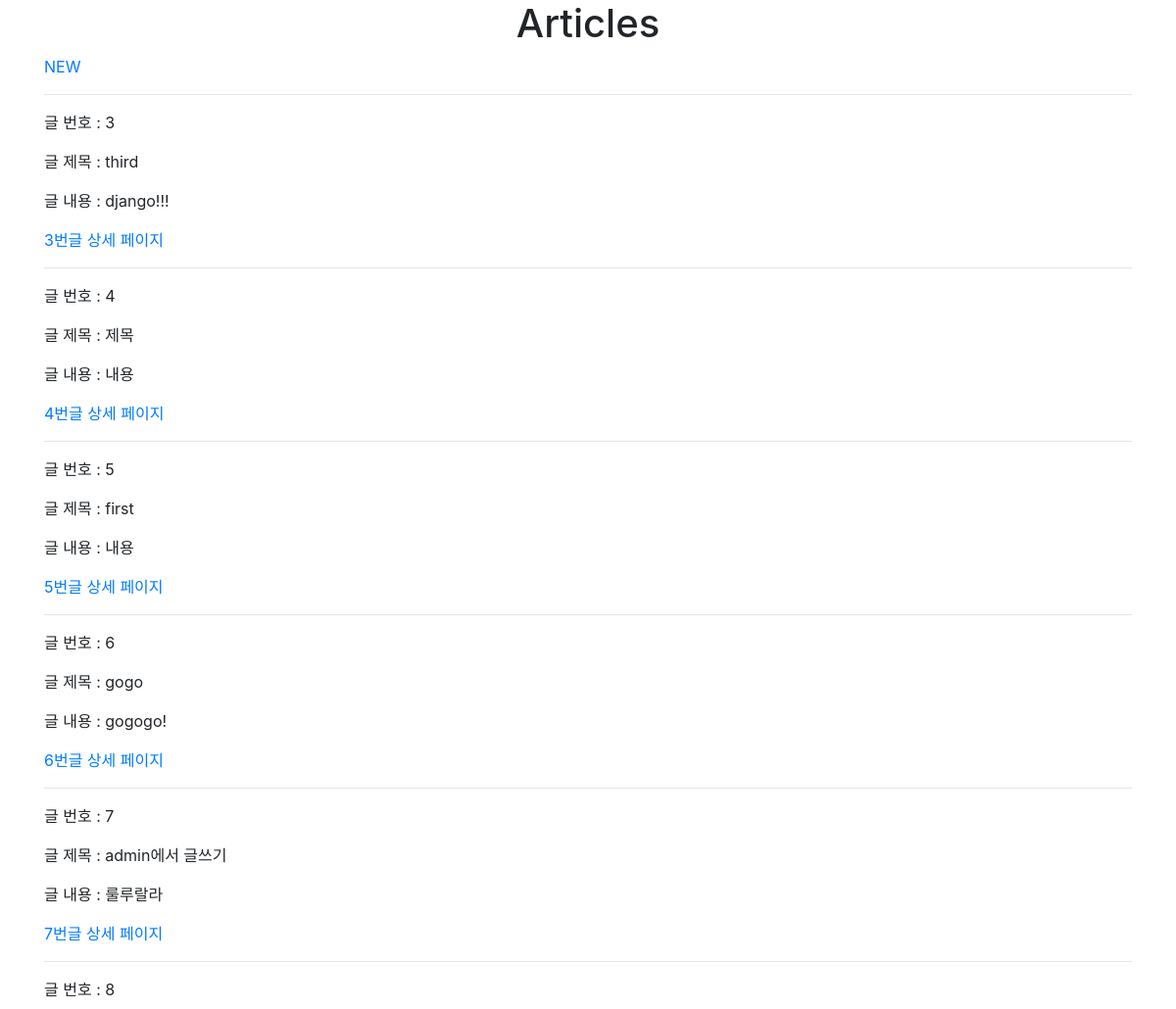
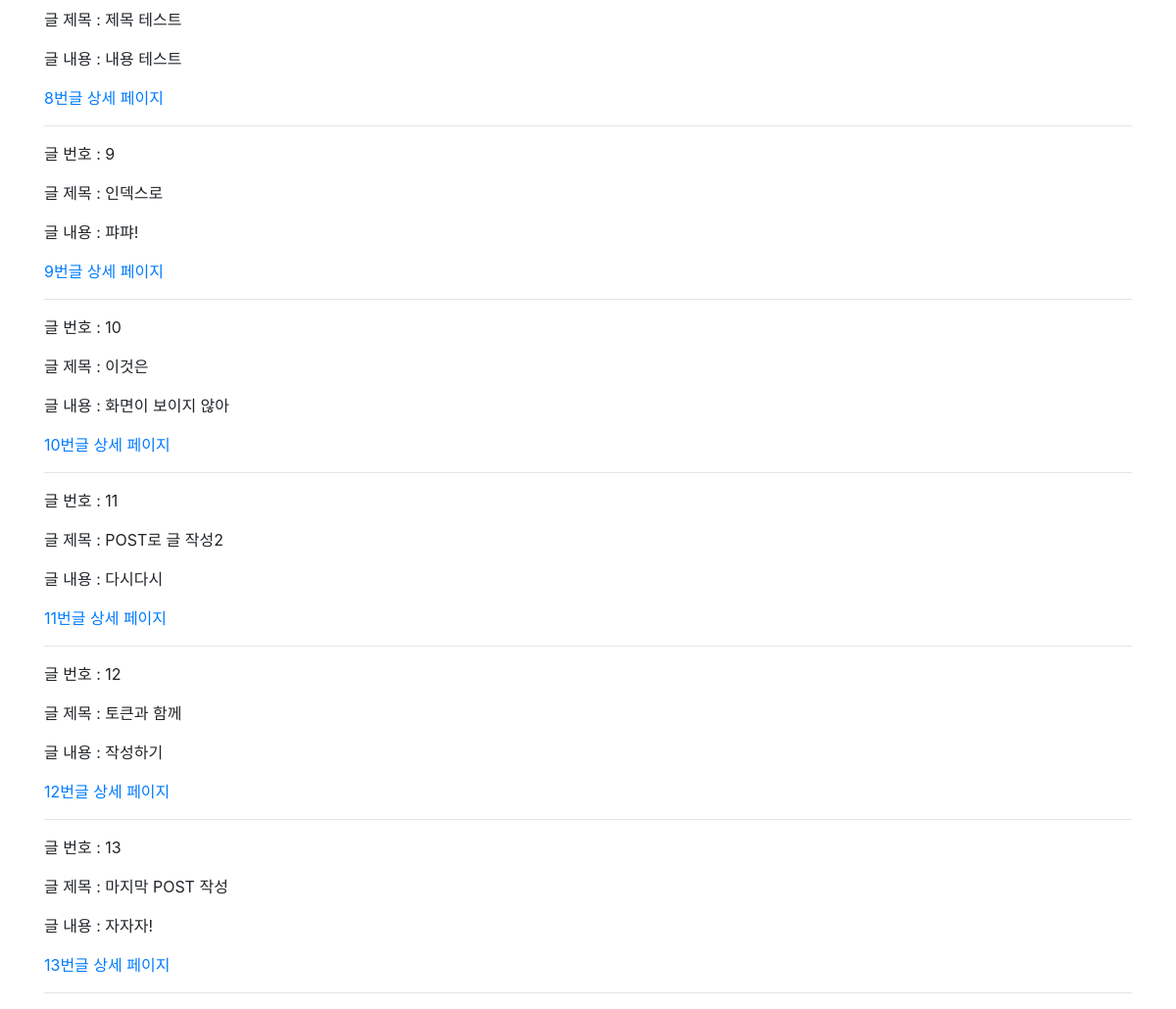
The page /articles/ on the database as committed earlier (2 pictures, top to bottom).
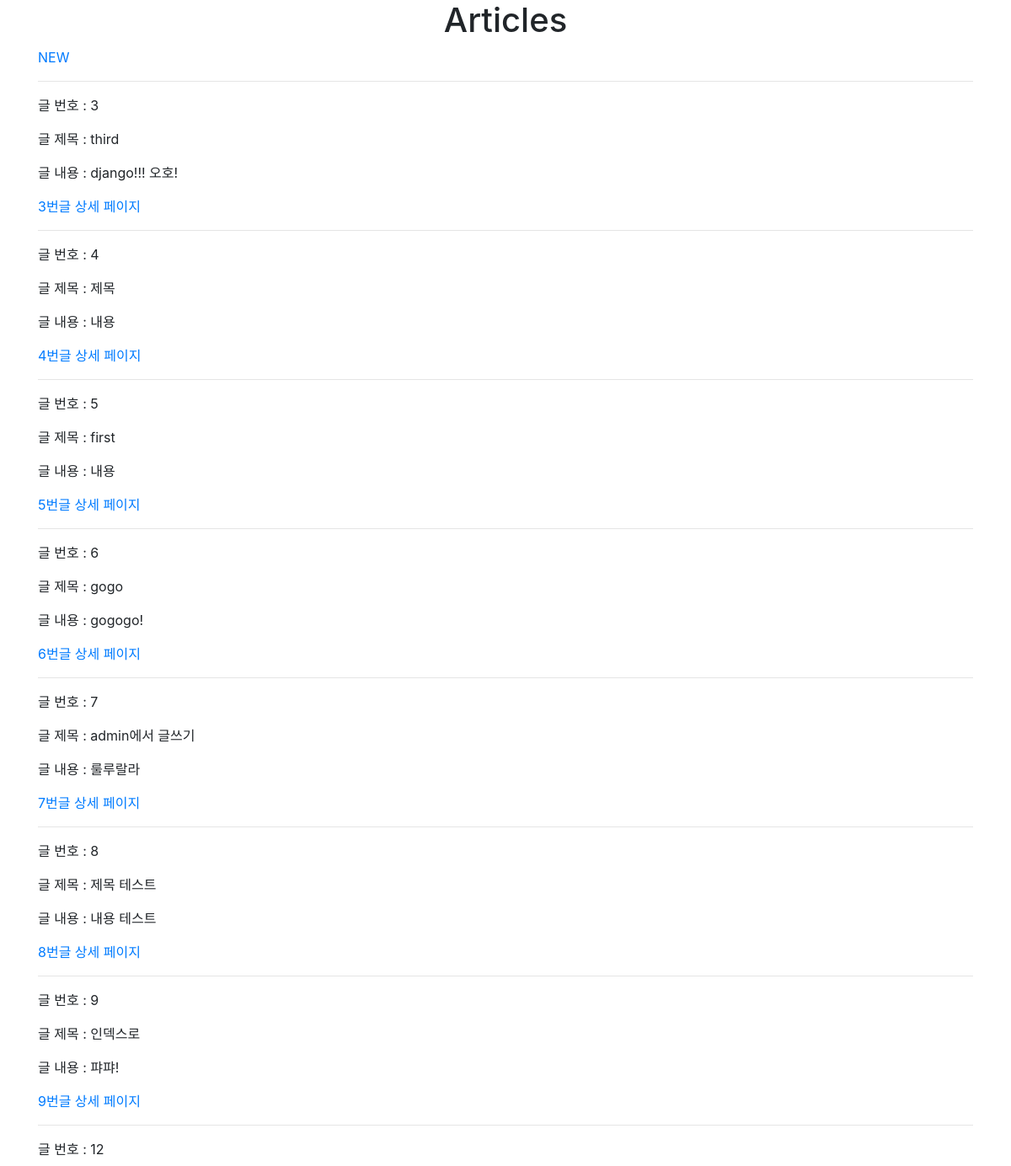
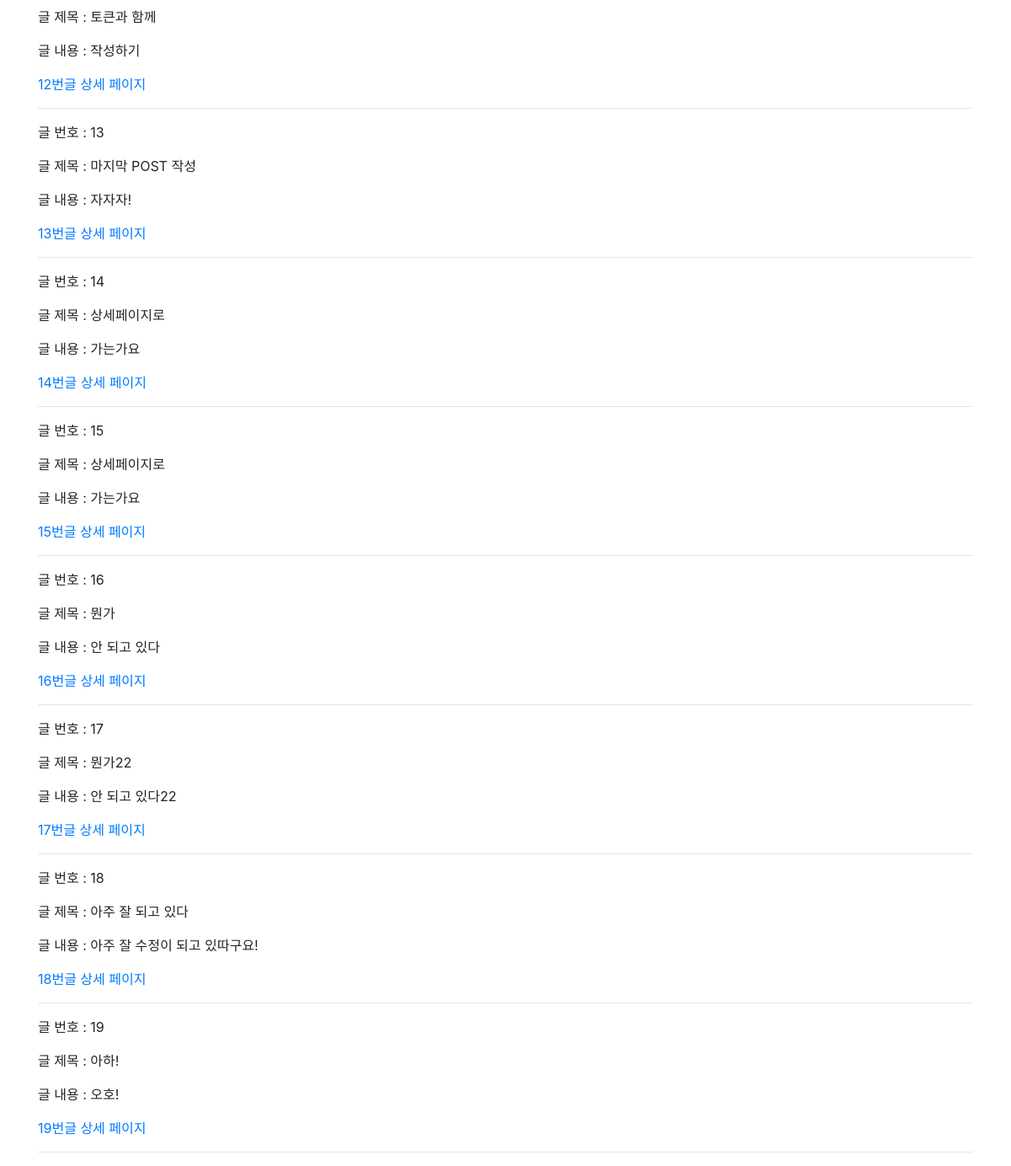
The same page on the database as committed later (2 pictures, top to bottom).
### articles/models.py (models this page shows)
class Article(models.Model):
    title = models.CharField(max_length=20)
    content = models.TextField()
    created_at = models.DateTimeField(auto_now_add=True)
    updated_at = models.DateTimeField(auto_now=True)

### articles/views.py (the view)
# urls.py: path('', views.index, name='index'),
def index(request):
    articles = Article.objects.all() #ORM 문법이라 경고가 계속 뜨는 것임
    context = {
        'articles': articles,
    }
    return render(request, 'articles/index.html', context)

### articles/templates/articles/index.html
{% extends 'base.html' %}
{% block content %}
    <h1 class="text-center">Articles</h1>
    <a href="{% url 'articles:new' %}">NEW</a>
    <hr>
    {% for article in articles %}
    <p>글 번호 : {{ article.pk }}</p>
    <p>글 제목 : {{ article.title }}</p>
    <p>글 내용 : {{ article.content }}</p>
    <a href="{% url 'articles:detail' article.pk %}">{{article.pk}}번글 상세 페이지</a>
    <hr>
    {% endfor %}
{% endblock %}

### crud/templates/base.html (shortened to what this page needs)
<!DOCTYPE html>
<html lang="en">
<head>
    <link rel="stylesheet" href="https://stackpath.bootstrapcdn.com/bootstrap/4.5.0/css/bootstrap.min.css">
</head>
<body>
    <div class="container">
    {% block content %}
    {% endblock %}
    </div>
</body>
</html>

Rows that differ between the two databases and show on the page:
removed Article: pk "10", title "이것은", content "화면이 보이지 않아"
removed Article: pk "11", title "POST로 글 작성2", content "다시다시"
changed Article "third": content "django!!!" → "django!!! 오호!"
added Article: pk "14", title "상세페이지로", content "가는가요"
added Article: pk "15", title "상세페이지로", content "가는가요"
added Article: pk "16", title "뭔가", content "안 되고 있다"
added Article: pk "17", title "뭔가22", content "안 되고 있다22"
added Article: pk "18", title "아주 잘 되고 있다", content "아주 잘 수정이 되고 있따구요!"
added Article: pk "19", title "아하!", content "오호!"
